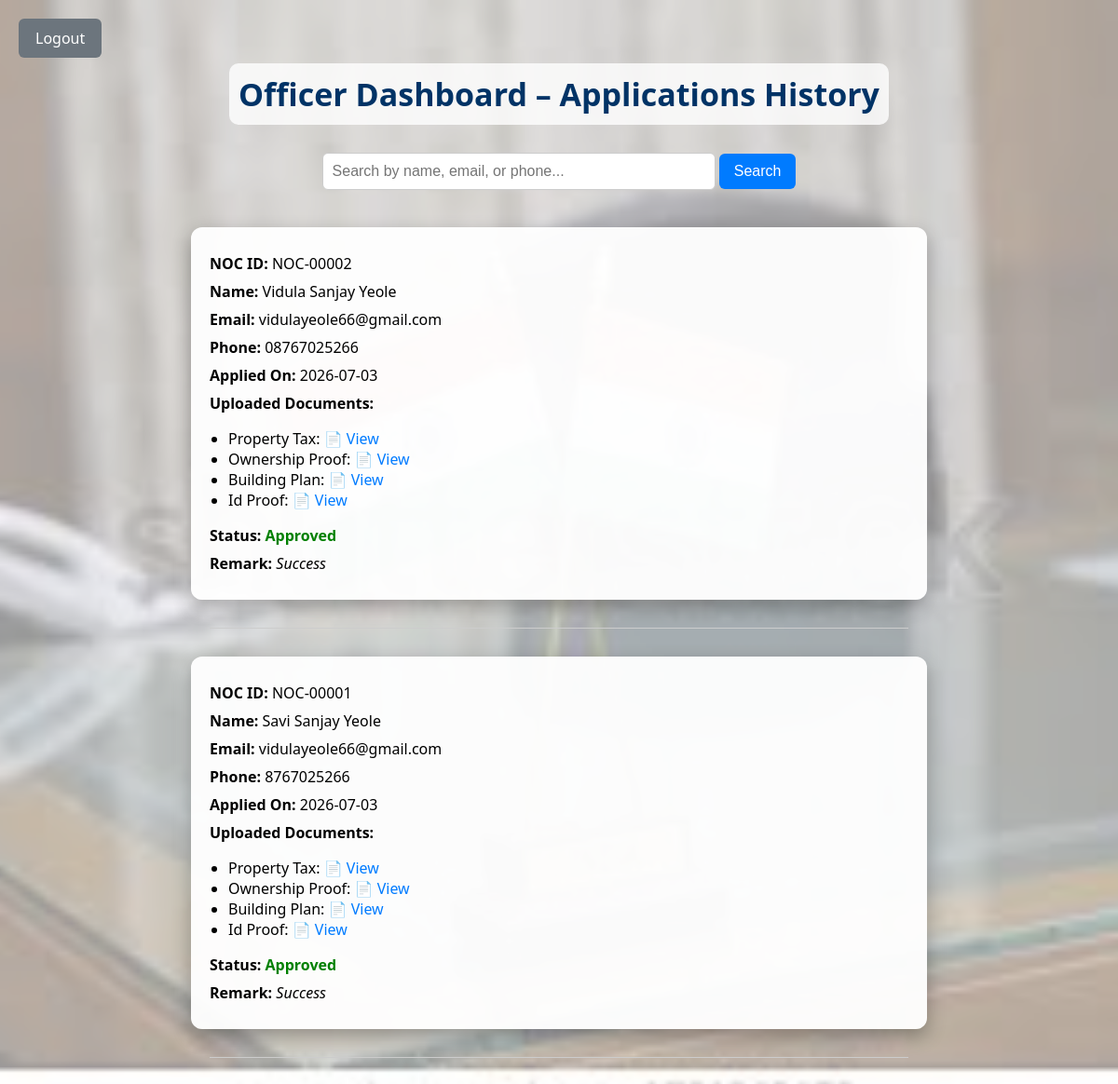
Screenshot of /officier_dashboard.php with the database file from the repository.
### tables this page shows
CREATE TABLE `applicants` (
  `id` int(11) NOT NULL,
  `name` varchar(100) DEFAULT NULL,
  `email` varchar(100) DEFAULT NULL,
  `phone` varchar(15) DEFAULT NULL,
  `address` text DEFAULT NULL,
  `document` text DEFAULT NULL,
  `status` varchar(20) DEFAULT 'Pending',
  `officer_remark` text DEFAULT NULL,
  `certificate` varchar(255) DEFAULT NULL,
  `application_date` date DEFAULT NULL
);

### officier_dashboard.php (the view, shortened to what this page needs)
<?php
include("db.php");
$search = '';
if (isset($_GET['search']) && !empty(trim($_GET['search']))) {
    $search = trim($_GET['search']);
    $result = $conn->query("
        SELECT * FROM applicants
        WHERE status IN ('Forwarded','Approved','Rejected')
          AND (name LIKE '%$search%' OR email LIKE '%$search%' OR phone LIKE '%$search%')
        ORDER BY id DESC
    ");
} else {
    $result = $conn->query("SELECT * FROM applicants WHERE status IN ('Forwarded','Approved','Rejected') ORDER BY id DESC");
}
?>
<!DOCTYPE html>
<html lang="en">
<head>
</head>
<body>
  <div class="overlay">
    <a href="logout2.php" class="back-btn">Logout</a>
    <center><h2>Officer Dashboard – Applications History</h2></center>
    <div class="search-form">
      <form method="get" action="">
        <input type="text" name="search" placeholder="Search by name, email, or phone..." value="<?php echo htmlspecialchars($search); ?>">
        <input type="submit" value="Search">
      </form>
    </div>
    <?php
    if ($result->num_rows > 0) {
        while ($row = $result->fetch_assoc()) {
            $noc_id = "NOC-" . str_pad($row['id'], 5, "0", STR_PAD_LEFT);
            echo "<div class='card'>";
            echo "<p><strong>NOC ID:</strong> $noc_id</p>";
            echo "<p><strong>Name:</strong> {$row['name']}</p>";
            echo "<p><strong>Email:</strong> {$row['email']}</p>";
            echo "<p><strong>Phone:</strong> {$row['phone']}</p>";
            echo "<p><strong>Applied On:</strong> {$row['application_date']}</p>";
            $status = $row['status'];
            $remark = $row['officer_remark'];
            $documents = json_decode($row['document'], true);
            if (!empty($documents)) {
                echo "<p><strong>Uploaded Documents:</strong></p><ul>";
                foreach ($documents as $doc_key => $path) {
                    $label = ucwords(str_replace("_", " ", $doc_key));
                    echo "<li>$label: <a href='$path' target='_blank'>📄 View</a></li>";
                }
                echo "</ul>";
            } else {
                echo "<p style='color:red;'>No documents uploaded.</p>";
            }
            $statusColor = ($status == 'Approved') ? 'green' : (($status == 'Rejected') ? 'red' : '#333');
            echo "<p><strong>Status:</strong> <b style='color:$statusColor;'>$status</b></p>";
            if ($status == 'Forwarded') {
                echo "<div class='form-section'>
                  <form method='post' action='approve_application.php'>
                    <input type='hidden' name='id' value='{$row['id']}'>
                    Remark: <input type='text' name='remark' required>
                    <label>Status:</label>
                    <select name='status' required>
                      <option value='Approved'>✅ Approve</option>
                      <option value='Rejected'>❌ Reject</option>
                    </select>
                    <input type='submit' class='decision' value='Submit Decision'>
                  </form>
                </div>";
            } else {
                echo "<p><strong>Remark:</strong> <i>$remark</i></p>";
            }
            echo "</div><hr>";
        }
    } else {
        echo "<p style='text-align:center; color:red;'>No applications found.</p>";
    }
    ?>
  </div>
</body>
</html>

### officier_dashboard.php (style rules this page uses)
body { margin: 0; font-family: 'Segoe UI', sans-serif; background: url('images/officerdashboard.jpeg') no-repeat center center; background-size: cover; color: #000; }
.overlay { background: rgba(255, 255, 255, 0.6); min-height: 100vh; padding: 40px 20px; }
h2 { text-align: center; font-size: 34px; color: #003366; background-color: rgba(255, 255, 255, 0.8); padding: 10px; border-radius: 10px; display: inline-block; margin-bottom: 20px; }
.back-btn { position: fixed; top: 20px; left: 20px; display: inline-block; padding: 10px 18px; background-color: #6c757d; color: white; text-decoration: none; border-radius: 6px; font-size: 16px; transition: background 0.3s ease; cursor: pointer; z-index: 1000; }
.search-form { text-align: center; margin-bottom: 30px; }
.search-form input[type="text"] { width: 50%; max-width: 400px; padding: 10px; font-size: 16px; border-radius: 6px; border: 1px solid #ccc; }
.search-form input[type="submit"] { padding: 10px 16px; font-size: 16px; border-radius: 6px; border: none; background-color: #007bff; color: white; cursor: pointer; }
.card { background: rgba(255, 255, 255, 0.95); color: #000; padding: 20px; margin: 30px auto; max-width: 750px; border-radius: 12px; box-shadow: 0 8px 20px rgba(0, 0, 0, 0.3); }
.card p { margin: 8px 0; }
ul { padding-left: 20px; }
.card a { color: #007bff; text-decoration: none; }
input[type="text"], select { width: 100%; padding: 10px; margin: 10px 0; border-radius: 6px; border: 1px solid #ccc; font-size: 16px; }
hr { border: none; border-top: 1px solid #ccc; margin: 30px auto; max-width: 750px; }

### rows the page displays
applicants: id "NOC-00002", name "Vidula Sanjay Yeole", email "vidulayeole66@gmail.com", phone "08767025266", application_date "2026-07-03", label "Property Tax", label "Ownership Proof", label "Building Plan", label "Id Proof", status "Approved", officer_remark "Success"
applicants: id "NOC-00001", name "Savi Sanjay Yeole", email "vidulayeole66@gmail.com", phone "8767025266", application_date "2026-07-03", label "Property Tax", label "Ownership Proof", label "Building Plan", label "Id Proof", status "Approved", officer_remark "Success"
